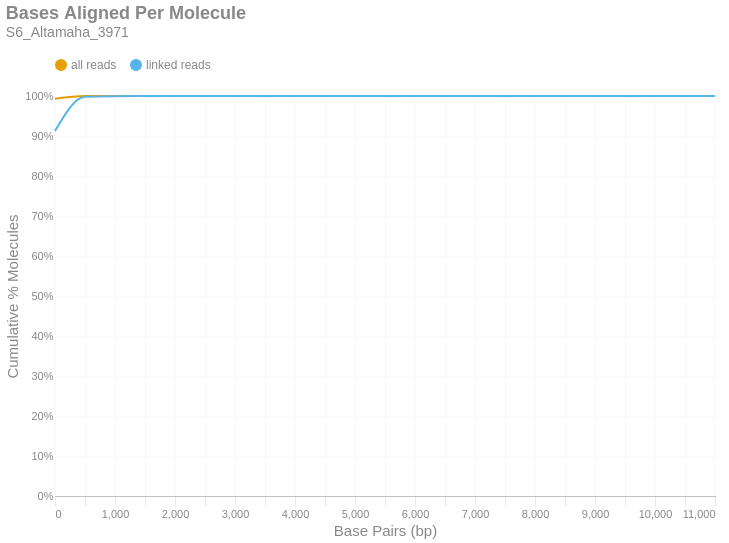

Write notebook code for a chart like this one.
### Markdown cell above
### Bases Aligned Per Molecule
This is a cumulative frequency distribution showing the number of base pairs aligned per unique molecule. These data are shown in 500 bp bins. There are two distributions: one with `all reads` (yellow) and another with only `linked reads` (blue). The percent of molecules in the `linked reads` distribution is relative to the total number of linked molecules.

### Code cell
if SKIPLR:
    print_html(f"Skipped")
else:
    binned_df = consolidated_hist(valids['aligned_bp'], mask, 500, True)
    with SafeRender(binned_df):
        (
            density_plot(binned_df, 'Bases Aligned Per Molecule', samplename, 'basesper')
            .encode(
                x=alt.X('bin:Q', title="Base Pairs (bp)").axis(tickMinStep=500).scale(padding=0),
                y=alt.Y('value:Q', title='Cumulative % Molecules')
                    .axis(format='%')
                    .scale(domain = [0,1])
                    .stack(False),
                color=alt.Color("key:N").scale(domain = ["all reads", "linked reads"]),
                tooltip = [
                    alt.Tooltip("key:N", title = "Data Type"),
                    alt.Tooltip("range_label:N", title="Bases Aligned Per Molecule"),
                    alt.Tooltip("value:Q", format = ".2%", title="% Molecules (Cum.)")
                ]
            )
        ).display()

### Figure 1 — Vega-Lite specification as saved in the notebook (floating-point values rounded to 4 significant figures)
{"width": "container", "height": 400, "config": {"title": {"anchor": "start", "dy": -15, "fontSize": 18, "color": "#888888", "subtitleColor": "#888888", "subtitleFontSize": 14}, "arc": {"fill": "#0072B2"}, "axis": {"domainColor": "#888888", "domainWidth": 0.5, "gridWidth": 0.2, "grid": false, "titleFontWeight": 400, "titleFontSize": 15, "labelFontSize": 11, "labelColor": "#888888", "tickColor": "#888888", "tickWidth": 0.2, "titleColor": "#888888"}, "axisBand": {"grid": false}, "axisX": {"grid": true, "tickSize": 10, "domainCap": "round"}, "axisY": {"domain": false, "grid": true, "tickSize": 0, "domainCap": "round"}, "background": "transparent", "header": {"labelFontSize": 15, "labelColor": "#888888", "titleFontSize": 15, "titleFontWeight": 600, "titleColor": "#888888"}, "legend": {"labelFont": "sans-serif", "labelFontSize": 12, "labelColor": "#888888", "symbolSize": 100, "symbolType": "circle", "titleFontSize": 12, "titlePadding": 10, "titleColor": "#888888", "title": null, "orient": "top"}, "range": {"category": ["#E69F00", "#56B4E9", "#009E73", "#F0E442", "#0072B2", "#D55E00", "#CC79A7", "#000000"], "diverging": ["#cfe8f3", "#a2d4ec", "#73bfe2", "#46abdb", "#1696d2", "#12719e"]}, "area": {"fill": "#0072B2", "fillOpacity": 0.7, "line": true, "strokeOpacity": 0.7}, "line": {"color": "#0072B2", "stroke": "#0072B2", "strokeWidth": 2}, "trail": {"color": "#0072B2", "stroke": "#0072B2", "strokeWidth": 0, "size": 1}, "point": {"filled": true, "fillOpacity": 1.0, "size": 95}, "text": {"color": "#888888", "fontSize": 11, "align": "right", "fontWeight": 400, "size": 11}, "bar": {"fill": "#0072B2", "stroke": null}, "view": {"stroke": null, "continuousWidth": 660, "continuousHeight": 400}}, "data": {"name": "data-ccc4a8d371e23e8dcc84723852a8ff3a"}, "mark": {"type": "line", "interpolate": "monotone", "point": {"opacity": 0, "size": 275}}, "encoding": {"color": {"field": "key", "scale": {"domain": ["all reads", "linked reads"]}, "type": "nominal"}, "tooltip": [{"field": "key", "title": "Data Type", "type": "nominal"}, {"field": "range_label", "title": "Bases Aligned Per Molecule", "type": "nominal"}, {"field": "value", "format": ".2%", "title": "% Molecules (Cum.)", "type": "quantitative"}], "x": {"axis": {"tickMinStep": 500}, "field": "bin", "scale": {"padding": 0}, "title": "Base Pairs (bp)", "type": "quantitative"}, "y": {"axis": {"format": "%"}, "field": "value", "scale": {"domain": [0, 1]}, "stack": false, "title": "Cumulative % Molecules", "type": "quantitative"}}, "params": [{"name": "param_c36ac31b6afebe62", "select": {"type": "point", "fields": ["key"]}, "bind": "legend"}], "title": {"text": "Bases Aligned Per Molecule", "subtitle": "S6_Altamaha_3971"}, "transform": [{"fold": ["all reads (cumsum)", "linked reads (cumsum)"]}, {"calculate": "replace(datum.key, ' (cumsum)', '')", "as": "key"}, {"filter": {"param": "param_c36ac31b6afebe62"}}], "usermeta": {"embedOptions": {"downloadFileName": "S6_Altamaha_3971.basesper"}}, "$schema": "https://vega.github.io/schema/vega-lite/v6.1.0.json", "datasets": {"data-ccc4a8d371e23e8dcc84723852a8ff3a": [{"bin": "0.0", "interval": "0.0-500.0", "all reads": 0.9931, "linked reads": 0.9128, "all reads (cumsum)": 0.9931, "linked reads (cumsum)": 0.9128, "range_label": "0-499"}, {"bin": "500.0", "interval": "500.0-1000.0", "all reads": 0.00672, "linked reads": 0.08539, "all reads (cumsum)": 0.9998, "linked reads (cumsum)": 0.9982, "range_label": "500-999"}, {"bin": "1000.0", "interval": "1000.0-1500.0", "all reads": 0.0001302, "linked reads": 0.001509, "all reads (cumsum)": 1.0, "linked reads (cumsum)": 0.9997, "range_label": "1000-1499"}, {"bin": "1500.0", "interval": "1500.0-2000.0", "all reads": 1.357e-05, "linked reads": 0.0001687, "all reads (cumsum)": 1.0, "linked reads (cumsum)": 0.9998, "range_label": "1500-1999"}, {"bin": "2000.0", "interval": "2000.0-2500.0", "all reads": 6.907e-06, "linked reads": 9.084e-05, "all reads (cumsum)": 1.0, "linked reads (cumsum)": 0.9999, "range_label": "2000-2499"}, {"bin": "2500.0", "interval": "2500.0-3000.0", "all reads": 2.467e-06, "linked reads": 3.244e-05, "all reads (cumsum)": 1.0, "linked reads (cumsum)": 1.0, "range_label": "2500-2999"}, {"bin": "3000.0", "interval": "3000.0-3500.0", "all reads": 1.48e-06, "linked reads": 1.947e-05, "all reads (cumsum)": 1.0, "linked reads (cumsum)": 1.0, "range_label": "3000-3499"}, {"bin": "3500.0", "interval": "3500.0-4000.0", "all reads": 2.467e-07, "linked reads": 3.244e-06, "all reads (cumsum)": 1.0, "linked reads (cumsum)": 1.0, "range_label": "3500-3999"}, {"bin": "4000.0", "interval": "4000.0-4500.0", "all reads": 4.934e-07, "linked reads": 6.489e-06, "all reads (cumsum)": 1.0, "linked reads (cumsum)": 1.0, "range_label": "4000-4499"}, {"bin": "4500.0", "interval": "4500.0-5000.0", "all reads": 0.0, "linked reads": 0.0, "all reads (cumsum)": 1.0, "linked reads (cumsum)": 1.0, "range_label": "4500-4999"}, {"bin": "5000.0", "interval": "5000.0-5500.0", "all reads": 2.467e-07, "linked reads": 3.244e-06, "all reads (cumsum)": 1.0, "linked reads (cumsum)": 1.0, "range_label": "5000-5499"}, {"bin": "5500.0", "interval": "5500.0-6000.0", "all reads": 0.0, "linked reads": 0.0, "all reads (cumsum)": 1.0, "linked reads (cumsum)": 1.0, "range_label": "5500-5999"}, {"bin": "6000.0", "interval": "6000.0-6500.0", "all reads": 0.0, "linked reads": 0.0, "all reads (cumsum)": 1.0, "linked reads (cumsum)": 1.0, "range_label": "6000-6499"}, {"bin": "6500.0", "interval": "6500.0-7000.0", "all reads": 0.0, "linked reads": 0.0, "all reads (cumsum)": 1.0, "linked reads (cumsum)": 1.0, "range_label": "6500-6999"}, {"bin": "7000.0", "interval": "7000.0-7500.0", "all reads": 0.0, "linked reads": 0.0, "all reads (cumsum)": 1.0, "linked reads (cumsum)": 1.0, "range_label": "7000-7499"}, {"bin": "7500.0", "interval": "7500.0-8000.0", "all reads": 0.0, "linked reads": 0.0, "all reads (cumsum)": 1.0, "linked reads (cumsum)": 1.0, "range_label": "7500-7999"}, {"bin": "8000.0", "interval": "8000.0-8500.0", "all reads": 2.467e-07, "linked reads": 3.244e-06, "all reads (cumsum)": 1.0, "linked reads (cumsum)": 1.0, "range_label": "8000-8499"}, {"bin": "8500.0", "interval": "8500.0-9000.0", "all reads": 0.0, "linked reads": 0.0, "all reads (cumsum)": 1.0, "linked reads (cumsum)": 1.0, "range_label": "8500-8999"}, {"bin": "9000.0", "interval": "9000.0-9500.0", "all reads": 0.0, "linked reads": 0.0, "all reads (cumsum)": 1.0, "linked reads (cumsum)": 1.0, "range_label": "9000-9499"}, {"bin": "9500.0", "interval": "9500.0-10000.0", "all reads": 0.0, "linked reads": 0.0, "all reads (cumsum)": 1.0, "linked reads (cumsum)": 1.0, "range_label": "9500-9999"}, {"bin": "10000.0", "interval": "10000.0-10500.0", "all reads": 0.0, "linked reads": 0.0, "all reads (cumsum)": 1.0, "linked reads (cumsum)": 1.0, "range_label": "10000-10499"}, {"bin": "10500.0", "interval": "10500.0-11000.0", "all reads": 0.0, "linked reads": 0.0, "all reads (cumsum)": 1.0, "linked reads (cumsum)": 1.0, "range_label": "10500-10999"}, {"bin": "11000.0", "interval": "11000.0-11500.0", "all reads": 2.467e-07, "linked reads": 3.244e-06, "all reads (cumsum)": 1.0, "linked reads (cumsum)": 1.0, "range_label": "11000-11499"}]}}
